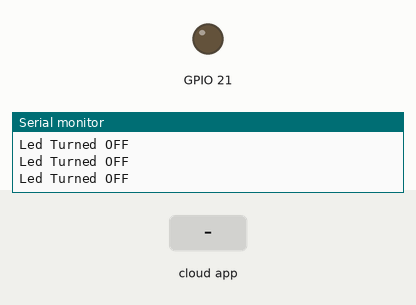
Recording of a sketch running on a simulated ESP32. On the bench: output pins drawn as LEDs (lit = HIGH), the last lines printed to the serial monitor. The test bench sets the inputs (shaded band). WiFi joins after 1.5 s; servers stay silent unless stated; the Firebase database answers and starts empty.

Above: at 3.8 s.
3.9 s: the phone or cloud app sets LED_STATUS to ON
At 5.2 s:
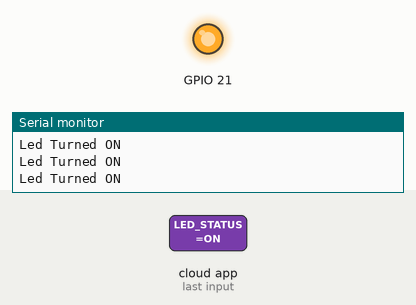
5.5 s: the phone or cloud app sets LED_STATUS to OFF
At 6.4 s:
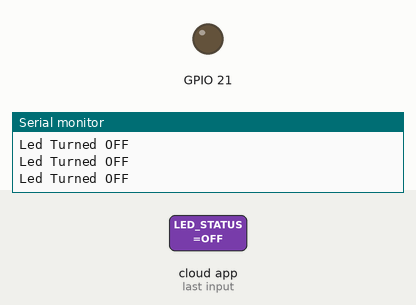
Timing chart, 0 to 8.5 s (numbered marks = the images above; inputs shaded):
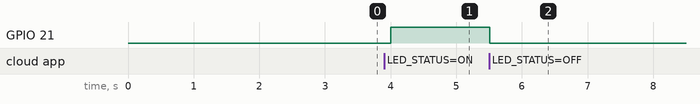

Measured:
- after the input at 3.9 s, GPIO 21: LOW → HIGH after 0.10 s
- after the input at 5.5 s, GPIO 21: HIGH → LOW at once

The sketch:

sketch_esp32Led.ino
```cpp
#include <WiFi.h>                                                // esp32 library

#include <IOXhop_FirebaseESP32.h>                                             // firebase library

#define FIREBASE_HOST "XXXX.firebaseio.com"
#define FIREBASE_AUTH "TOKEN"
#define WIFI_SSID "name"
#define WIFI_PASSWORD "pwd"

String fireStatus = "";                                                     // led status received from firebase

int led = 2;

void setup() {

  Serial.begin(115200);

  delay(1000);

  pinMode(21, OUTPUT);

  WiFi.begin(WIFI_SSID, WIFI_PASSWORD);                                      //try to connect with wifi

  Serial.print("Connecting to ");

  Serial.print(WIFI_SSID);

  while (WiFi.status() != WL_CONNECTED) {

    Serial.print(".");

    delay(500);

  }

  Serial.println();

  Serial.print("Connected to ");

  Serial.println(WIFI_SSID);

  Serial.print("IP Address is : ");

  Serial.println(WiFi.localIP());                                                      //print local IP address

  Firebase.begin(FIREBASE_HOST, FIREBASE_AUTH);                                       // connect to firebase

  Firebase.setString("LED_STATUS", "OFF");                                          //send initial string of led status

}

void loop() {

  fireStatus = Firebase.getString("LED_STATUS");                     // get led status input from firebase

  if (fireStatus == "ON") {                         // compare the input of led status received from firebase

    Serial.println("Led Turned ON");

    digitalWrite(21, HIGH);                                                         // make output led ON

  }

  else if (fireStatus == "OFF") {              // compare the input of led status received from firebase

    Serial.println("Led Turned OFF");

    digitalWrite(21, LOW);                                                         // make output led OFF

  }

  else {

    Serial.println("Wrong Credential! Please send ON/OFF");

  }

}
```
